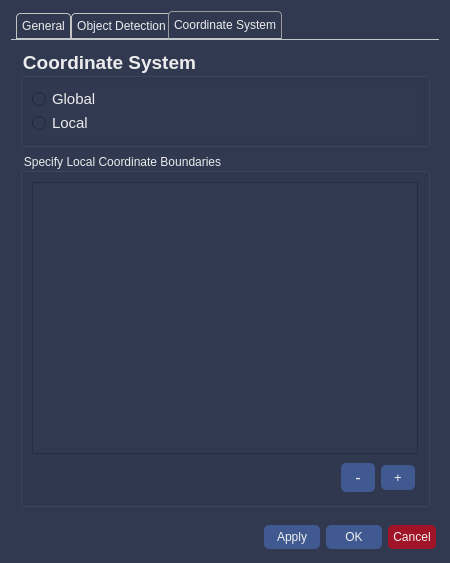
<?xml version="1.0" encoding="UTF-8"?>
<ui version="4.0">
 <class>SettingsWidget</class>
 <widget class="QWidget" name="SettingsWidget">
  <property name="geometry">
   <rect>
    <x>0</x>
    <y>0</y>
    <width>450</width>
    <height>563</height>
   </rect>
  </property>
  <property name="minimumSize">
   <size>
    <width>0</width>
    <height>0</height>
   </size>
  </property>
  <property name="maximumSize">
   <size>
    <width>900</width>
    <height>594</height>
   </size>
  </property>
  <property name="windowTitle">
   <string>Settings</string>
  </property>
  <property name="styleSheet">
   <string notr="true">QWidget{
	background-color:rgb(48,57,80);
	color:rgb(236,236,236);
}

QTabWidget::pane { /* The tab widget frame */
    border-top: 1px solid #C2C7CB;
}

QTabWidget::tab-bar {
    left: 5px; /* move to the right by 5px */
}

/* Style the tab using the tab sub-control. Note that
    it reads QTabBar _not_ QTabWidget */
QTabBar::tab {
    background: qlineargradient(x1: 0, y1: 0, x2: 0, y2: 1,
                                stop: 0 #E1E1E1, stop: 0.4 #DDDDDD,
                                stop: 0.5 #D8D8D8, stop: 1.0 #D3D3D3);
    border: 1px solid #C4C4C3;
    background-color: rgb(48, 57, 80);
    border-bottom-color: #C2C7CB; /* same as the pane color */
    border-top-left-radius: 4px;
    border-top-right-radius: 4px;
    min-width: 8ex;
    padding: 5px;
}

QTabBar::tab:selected {
    border-color: #9B9B9B;
    border-bottom-color: #C2C7CB; /* same as pane color */
}

QTabBar::tab:!selected {
    margin-top: 2px; /* make non-selected tabs look smaller */
}

/* make use of negative margins for overlapping tabs */
QTabBar::tab:selected {
    /* expand/overlap to the left and right by 4px */
    margin-left: -4px;
    margin-right: -4px;
}

QTabBar::tab:first:selected {
    margin-left: 0; /* the first selected tab has nothing to overlap with on the left */
}

QTabBar::tab:last:selected {
    margin-right: 0; /* the last selected tab has nothing to overlap with on the right */
}

QTabBar::tab:only-one {
    margin: 0; /* if there is only one tab, we don't want overlapping margins */
}

QLineEdit{
	background-color:rgb(255,255,255);
	color:rgb(0,0,0);
}

QPushButton{
	border-radius: 5px;
	padding:5px;
    margin:3px;
	background-color: rgb(64, 89, 145);
	color: rgb(240, 240, 240);
}
</string>
  </property>
  <layout class="QVBoxLayout" name="vehicle_gcs_group">
   <item>
    <widget class="QTabWidget" name="tab_widget">
     <property name="styleSheet">
      <string notr="true"/>
     </property>
     <property name="currentIndex">
      <number>2</number>
     </property>
     <widget class="QWidget" name="general_tab">
      <attribute name="title">
       <string>General</string>
      </attribute>
      <layout class="QGridLayout" name="gridLayout">
       <item row="2" column="0">
        <widget class="QGroupBox" name="connection_box">
         <property name="font">
          <font>
           <pointsize>-1</pointsize>
           <weight>75</weight>
           <bold>true</bold>
          </font>
         </property>
         <property name="styleSheet">
          <string notr="true">QGroupBox
{
    font-size: 18px;
    font-weight: bold;
}</string>
         </property>
         <property name="title">
          <string>Connection Drop</string>
         </property>
         <layout class="QGridLayout" name="gridLayout_2">
          <property name="verticalSpacing">
           <number>6</number>
          </property>
          <item row="0" column="0">
           <widget class="QGroupBox" name="vehicle_gcs_box">
            <property name="font">
             <font>
              <pointsize>-1</pointsize>
              <weight>75</weight>
              <bold>true</bold>
             </font>
            </property>
            <property name="styleSheet">
             <string notr="true">QGroupBox
{
    font-size: 14px;
}</string>
            </property>
            <property name="title">
             <string>Vehicle/GCS Link</string>
            </property>
            <property name="flat">
             <bool>false</bool>
            </property>
            <property name="checkable">
             <bool>false</bool>
            </property>
            <layout class="QGridLayout" name="gridLayout_3">
             <item row="0" column="0">
              <layout class="QVBoxLayout" name="verticalLayout_3">
               <property name="spacing">
                <number>0</number>
               </property>
               <property name="sizeConstraint">
                <enum>QLayout::SetDefaultConstraint</enum>
               </property>
               <item>
                <widget class="QRadioButton" name="nominal_btn">
                 <property name="text">
                  <string>Nominal</string>
                 </property>
                </widget>
               </item>
               <item>
                <widget class="QRadioButton" name="marginal_btn">
                 <property name="text">
                  <string>Marginal</string>
                 </property>
                </widget>
               </item>
               <item>
                <widget class="QRadioButton" name="poor_btn">
                 <property name="text">
                  <string>Poor</string>
                 </property>
                </widget>
               </item>
              </layout>
             </item>
            </layout>
           </widget>
          </item>
          <item row="1" column="0">
           <widget class="QGroupBox" name="frequency_groupbox">
            <property name="maximumSize">
             <size>
              <width>16777215</width>
              <height>16777215</height>
             </size>
            </property>
            <property name="font">
             <font>
              <pointsize>-1</pointsize>
              <weight>75</weight>
              <bold>true</bold>
             </font>
            </property>
            <property name="styleSheet">
             <string notr="true">QGroupBox
{
    font-size: 14px;
}</string>
            </property>
            <property name="title">
             <string>Frequency</string>
            </property>
            <property name="checkable">
             <bool>false</bool>
            </property>
            <layout class="QGridLayout" name="gridLayout_4">
             <property name="verticalSpacing">
              <number>15</number>
             </property>
             <item row="0" column="0">
              <layout class="QGridLayout" name="gridLayout_6">
               <property name="bottomMargin">
                <number>0</number>
               </property>
               <property name="horizontalSpacing">
                <number>3</number>
               </property>
               <property name="verticalSpacing">
                <number>0</number>
               </property>
               <item row="2" column="0" alignment="Qt::AlignVCenter">
                <widget class="QRadioButton" name="random_btn">
                 <property name="text">
                  <string>Random</string>
                 </property>
                </widget>
               </item>
               <item row="1" column="1" alignment="Qt::AlignLeft|Qt::AlignVCenter">
                <widget class="QLineEdit" name="line_edit_interval">
                 <property name="minimumSize">
                  <size>
                   <width>0</width>
                   <height>25</height>
                  </size>
                 </property>
                 <property name="maximumSize">
                  <size>
                   <width>45</width>
                   <height>25</height>
                  </size>
                 </property>
                 <property name="frame">
                  <bool>true</bool>
                 </property>
                </widget>
               </item>
               <item row="1" column="0" alignment="Qt::AlignVCenter">
                <widget class="QRadioButton" name="interval_btn">
                 <property name="maximumSize">
                  <size>
                   <width>132</width>
                   <height>16777215</height>
                  </size>
                 </property>
                 <property name="text">
                  <string>Interval:  every</string>
                 </property>
                </widget>
               </item>
               <item row="1" column="2" alignment="Qt::AlignLeft|Qt::AlignVCenter">
                <widget class="QLabel" name="interval_mins_lbl">
                 <property name="text">
                  <string>minutes</string>
                 </property>
                </widget>
               </item>
              </layout>
             </item>
             <item row="1" column="0" colspan="6">
              <layout class="QHBoxLayout" name="horizontalLayout_3">
               <property name="spacing">
                <number>3</number>
               </property>
               <property name="leftMargin">
                <number>0</number>
               </property>
               <item alignment="Qt::AlignLeft|Qt::AlignVCenter">
                <widget class="QCheckBox" name="duration_check_box">
                 <property name="maximumSize">
                  <size>
                   <width>130</width>
                   <height>20</height>
                  </size>
                 </property>
                 <property name="text">
                  <string>Set duration:</string>
                 </property>
                </widget>
               </item>
               <item alignment="Qt::AlignLeft|Qt::AlignVCenter">
                <widget class="QLineEdit" name="line_edit_duration">
                 <property name="maximumSize">
                  <size>
                   <width>45</width>
                   <height>25</height>
                  </size>
                 </property>
                 <property name="clearButtonEnabled">
                  <bool>false</bool>
                 </property>
                </widget>
               </item>
               <item alignment="Qt::AlignLeft|Qt::AlignVCenter">
                <widget class="QLabel" name="length_mins_lbl">
                 <property name="maximumSize">
                  <size>
                   <width>16777215</width>
                   <height>20</height>
                  </size>
                 </property>
                 <property name="text">
                  <string>minutes</string>
                 </property>
                </widget>
               </item>
               <item>
                <spacer name="horizontalSpacer">
                 <property name="orientation">
                  <enum>Qt::Horizontal</enum>
                 </property>
                 <property name="sizeHint" stdset="0">
                  <size>
                   <width>40</width>
                   <height>20</height>
                  </size>
                 </property>
                </spacer>
               </item>
              </layout>
             </item>
            </layout>
           </widget>
          </item>
         </layout>
        </widget>
       </item>
       <item row="0" column="0">
        <widget class="QGroupBox" name="ml_learningbox">
         <property name="minimumSize">
          <size>
           <width>0</width>
           <height>80</height>
          </size>
         </property>
         <property name="font">
          <font>
           <pointsize>-1</pointsize>
           <weight>75</weight>
           <bold>true</bold>
          </font>
         </property>
         <property name="styleSheet">
          <string notr="true">QGroupBox
{
    font-size: 18px;
    font-weight: bold;
}</string>
         </property>
         <property name="title">
          <string>Machine Learning</string>
         </property>
         <layout class="QGridLayout" name="gridLayout_5">
          <item row="0" column="0">
           <layout class="QVBoxLayout" name="verticalLayout_4">
            <property name="spacing">
             <number>0</number>
            </property>
            <item>
             <widget class="QRadioButton" name="online_btn">
              <property name="font">
               <font>
                <pointsize>11</pointsize>
               </font>
              </property>
              <property name="styleSheet">
               <string notr="true"/>
              </property>
              <property name="text">
               <string>Online</string>
              </property>
             </widget>
            </item>
            <item>
             <widget class="QRadioButton" name="offline_btn">
              <property name="font">
               <font>
                <pointsize>11</pointsize>
               </font>
              </property>
              <property name="text">
               <string>Offline</string>
              </property>
             </widget>
            </item>
           </layout>
          </item>
         </layout>
        </widget>
       </item>
       <item row="3" column="0">
        <widget class="QGroupBox" name="group_images">
         <property name="font">
          <font>
           <pointsize>14</pointsize>
           <weight>75</weight>
           <bold>true</bold>
          </font>
         </property>
         <property name="title">
          <string>Images Root Directory</string>
         </property>
         <layout class="QVBoxLayout" name="verticalLayout_2">
          <item>
           <widget class="QLineEdit" name="line_edit_images_dir">
            <property name="font">
             <font>
              <pointsize>11</pointsize>
              <weight>50</weight>
              <bold>false</bold>
             </font>
            </property>
            <property name="frame">
             <bool>true</bool>
            </property>
           </widget>
          </item>
         </layout>
        </widget>
       </item>
      </layout>
     </widget>
     <widget class="QWidget" name="obj_detect_tab">
      <attribute name="title">
       <string>Object Detection</string>
      </attribute>
      <layout class="QGridLayout" name="gridLayout_8">
       <item row="1" column="0">
        <widget class="QGroupBox" name="group_obj_dtct_params">
         <property name="font">
          <font>
           <pointsize>14</pointsize>
           <weight>75</weight>
           <bold>true</bold>
          </font>
         </property>
         <property name="title">
          <string>Tuning Parameters</string>
         </property>
         <layout class="QGridLayout" name="gridLayout_10">
          <property name="verticalSpacing">
           <number>6</number>
          </property>
          <item row="1" column="0">
           <layout class="QHBoxLayout" name="horizontalLayout_2">
            <property name="leftMargin">
             <number>3</number>
            </property>
            <item alignment="Qt::AlignTop">
             <widget class="QLabel" name="lblMeanShiftGrouping">
              <property name="maximumSize">
               <size>
                <width>16777215</width>
                <height>25</height>
               </size>
              </property>
              <property name="font">
               <font>
                <pointsize>11</pointsize>
                <weight>50</weight>
                <bold>false</bold>
               </font>
              </property>
              <property name="text">
               <string>Mean Shift Grouping</string>
              </property>
             </widget>
            </item>
            <item alignment="Qt::AlignHCenter|Qt::AlignTop">
             <widget class="QRadioButton" name="radio_on_mean_shift">
              <property name="sizePolicy">
               <sizepolicy hsizetype="Fixed" vsizetype="Fixed">
                <horstretch>0</horstretch>
                <verstretch>0</verstretch>
               </sizepolicy>
              </property>
              <property name="minimumSize">
               <size>
                <width>60</width>
                <height>0</height>
               </size>
              </property>
              <property name="font">
               <font>
                <pointsize>11</pointsize>
                <weight>50</weight>
                <bold>false</bold>
               </font>
              </property>
              <property name="text">
               <string>On</string>
              </property>
             </widget>
            </item>
            <item alignment="Qt::AlignTop">
             <widget class="QRadioButton" name="radio_off_mean_shift">
              <property name="minimumSize">
               <size>
                <width>60</width>
                <height>0</height>
               </size>
              </property>
              <property name="font">
               <font>
                <pointsize>11</pointsize>
                <weight>50</weight>
                <bold>false</bold>
               </font>
              </property>
              <property name="text">
               <string>Off</string>
              </property>
             </widget>
            </item>
           </layout>
          </item>
          <item row="0" column="0">
           <layout class="QGridLayout" name="gridLayout_7">
            <property name="horizontalSpacing">
             <number>6</number>
            </property>
            <property name="verticalSpacing">
             <number>0</number>
            </property>
            <item row="1" column="1">
             <widget class="QSlider" name="sl_step_size">
              <property name="sizePolicy">
               <sizepolicy hsizetype="Expanding" vsizetype="Fixed">
                <horstretch>1</horstretch>
                <verstretch>0</verstretch>
               </sizepolicy>
              </property>
              <property name="orientation">
               <enum>Qt::Horizontal</enum>
              </property>
             </widget>
            </item>
            <item row="0" column="1">
             <widget class="QSlider" name="sl_hit_thresh">
              <property name="sizePolicy">
               <sizepolicy hsizetype="Expanding" vsizetype="Fixed">
                <horstretch>1</horstretch>
                <verstretch>0</verstretch>
               </sizepolicy>
              </property>
              <property name="orientation">
               <enum>Qt::Horizontal</enum>
              </property>
             </widget>
            </item>
            <item row="3" column="1">
             <widget class="QSlider" name="sl_scale_factor">
              <property name="sizePolicy">
               <sizepolicy hsizetype="Expanding" vsizetype="Fixed">
                <horstretch>1</horstretch>
                <verstretch>0</verstretch>
               </sizepolicy>
              </property>
              <property name="orientation">
               <enum>Qt::Horizontal</enum>
              </property>
             </widget>
            </item>
            <item row="2" column="1">
             <widget class="QSlider" name="sl_padding">
              <property name="sizePolicy">
               <sizepolicy hsizetype="Expanding" vsizetype="Fixed">
                <horstretch>1</horstretch>
                <verstretch>0</verstretch>
               </sizepolicy>
              </property>
              <property name="orientation">
               <enum>Qt::Horizontal</enum>
              </property>
             </widget>
            </item>
            <item row="0" column="0" alignment="Qt::AlignLeft">
             <widget class="QLabel" name="lblHitThreshold">
              <property name="font">
               <font>
                <pointsize>11</pointsize>
                <weight>50</weight>
                <bold>false</bold>
               </font>
              </property>
              <property name="toolTip">
               <string/>
              </property>
              <property name="toolTipDuration">
               <number>-1</number>
              </property>
              <property name="statusTip">
               <string extracomment="testing status"/>
              </property>
              <property name="whatsThis">
               <string extracomment="TESTING"/>
              </property>
              <property name="text">
               <string>Hit Threshold</string>
              </property>
             </widget>
            </item>
            <item row="2" column="0" alignment="Qt::AlignLeft">
             <widget class="QLabel" name="lblPadding">
              <property name="font">
               <font>
                <pointsize>11</pointsize>
                <weight>50</weight>
                <bold>false</bold>
               </font>
              </property>
              <property name="text">
               <string>Padding</string>
              </property>
             </widget>
            </item>
            <item row="3" column="0" alignment="Qt::AlignLeft">
             <widget class="QLabel" name="lblScaleFactor">
              <property name="font">
               <font>
                <pointsize>11</pointsize>
                <weight>50</weight>
                <bold>false</bold>
               </font>
              </property>
              <property name="text">
               <string>Scale Factor</string>
              </property>
             </widget>
            </item>
            <item row="1" column="0" alignment="Qt::AlignLeft">
             <widget class="QLabel" name="lblStepSize">
              <property name="font">
               <font>
                <pointsize>11</pointsize>
                <weight>50</weight>
                <bold>false</bold>
               </font>
              </property>
              <property name="text">
               <string>Step Size</string>
              </property>
             </widget>
            </item>
            <item row="0" column="2">
             <widget class="QLineEdit" name="line_edit_hit_thresh">
              <property name="sizePolicy">
               <sizepolicy hsizetype="Fixed" vsizetype="Fixed">
                <horstretch>0</horstretch>
                <verstretch>0</verstretch>
               </sizepolicy>
              </property>
              <property name="maximumSize">
               <size>
                <width>45</width>
                <height>25</height>
               </size>
              </property>
              <property name="font">
               <font>
                <pointsize>11</pointsize>
                <weight>50</weight>
                <bold>false</bold>
               </font>
              </property>
             </widget>
            </item>
            <item row="1" column="2">
             <widget class="QLineEdit" name="line_edit_step_size">
              <property name="sizePolicy">
               <sizepolicy hsizetype="Fixed" vsizetype="Fixed">
                <horstretch>0</horstretch>
                <verstretch>0</verstretch>
               </sizepolicy>
              </property>
              <property name="maximumSize">
               <size>
                <width>45</width>
                <height>25</height>
               </size>
              </property>
              <property name="font">
               <font>
                <pointsize>11</pointsize>
                <weight>50</weight>
                <bold>false</bold>
               </font>
              </property>
             </widget>
            </item>
            <item row="2" column="2">
             <widget class="QLineEdit" name="line_edit_padding">
              <property name="maximumSize">
               <size>
                <width>45</width>
                <height>25</height>
               </size>
              </property>
              <property name="font">
               <font>
                <pointsize>11</pointsize>
                <weight>50</weight>
                <bold>false</bold>
               </font>
              </property>
             </widget>
            </item>
            <item row="3" column="2">
             <widget class="QLineEdit" name="line_edit_scale_factor">
              <property name="maximumSize">
               <size>
                <width>45</width>
                <height>25</height>
               </size>
              </property>
              <property name="font">
               <font>
                <pointsize>11</pointsize>
                <weight>50</weight>
                <bold>false</bold>
               </font>
              </property>
             </widget>
            </item>
           </layout>
          </item>
         </layout>
        </widget>
       </item>
       <item row="0" column="0">
        <widget class="QGroupBox" name="group_node_location">
         <property name="maximumSize">
          <size>
           <width>16777215</width>
           <height>80</height>
          </size>
         </property>
         <property name="font">
          <font>
           <pointsize>14</pointsize>
           <weight>75</weight>
           <bold>true</bold>
          </font>
         </property>
         <property name="title">
          <string>Node Location</string>
         </property>
         <layout class="QGridLayout" name="gridLayout_9">
          <item row="0" column="0">
           <layout class="QVBoxLayout" name="verticalLayout">
            <item>
             <widget class="QRadioButton" name="uav_btn">
              <property name="font">
               <font>
                <pointsize>11</pointsize>
                <weight>50</weight>
                <bold>false</bold>
               </font>
              </property>
              <property name="text">
               <string>UAV</string>
              </property>
             </widget>
            </item>
            <item>
             <widget class="QRadioButton" name="gcs_btn">
              <property name="font">
               <font>
                <pointsize>11</pointsize>
                <weight>50</weight>
                <bold>false</bold>
               </font>
              </property>
              <property name="text">
               <string>GCS</string>
              </property>
             </widget>
            </item>
           </layout>
          </item>
         </layout>
        </widget>
       </item>
      </layout>
     </widget>
     <widget class="QWidget" name="coord_system_tab">
      <attribute name="title">
       <string>Coordinate System</string>
      </attribute>
      <layout class="QVBoxLayout" name="verticalLayout_6">
       <item>
        <widget class="QGroupBox" name="coordinate_box">
         <property name="font">
          <font>
           <pointsize>14</pointsize>
           <weight>75</weight>
           <bold>true</bold>
          </font>
         </property>
         <property name="title">
          <string>Coordinate System</string>
         </property>
         <layout class="QGridLayout" name="gridLayout_11">
          <item row="0" column="0">
           <layout class="QVBoxLayout" name="verticalLayout_5">
            <property name="spacing">
             <number>0</number>
            </property>
            <item>
             <widget class="QRadioButton" name="global_btn">
              <property name="font">
               <font>
                <pointsize>11</pointsize>
                <weight>50</weight>
                <bold>false</bold>
               </font>
              </property>
              <property name="text">
               <string>Global</string>
              </property>
             </widget>
            </item>
            <item>
             <widget class="QRadioButton" name="local_btn">
              <property name="font">
               <font>
                <pointsize>11</pointsize>
                <weight>50</weight>
                <bold>false</bold>
               </font>
              </property>
              <property name="text">
               <string>Local</string>
              </property>
             </widget>
            </item>
           </layout>
          </item>
         </layout>
        </widget>
       </item>
       <item>
        <widget class="QGroupBox" name="groupBox">
         <property name="title">
          <string>Specify Local Coordinate Boundaries</string>
         </property>
         <layout class="QVBoxLayout" name="verticalLayout_7">
          <item>
           <widget class="QTableView" name="tablev_coordinates">
            <property name="sizePolicy">
             <sizepolicy hsizetype="Expanding" vsizetype="Expanding">
              <horstretch>0</horstretch>
              <verstretch>1</verstretch>
             </sizepolicy>
            </property>
            <property name="styleSheet">
             <string notr="true">
QHeaderView::section {
	 background-color:rgb(64, 89, 145);
    border-style: solid;
    border-right-width: 1px;
	border-bottom-width:1px;
	border-color:rgb(230,230,230);
	padding:5px;
}

QHeaderView::section:horizontal:first{
    border-left-width: 1px;
}

QHeaderView::section:vertical:first{
    border-top-width: 1px;
}

QTableCornerButton::section {
    background-color: rgb(64, 89, 145);
}
</string>
            </property>
            <property name="editTriggers">
             <set>QAbstractItemView::DoubleClicked|QAbstractItemView::EditKeyPressed</set>
            </property>
            <property name="alternatingRowColors">
             <bool>false</bool>
            </property>
            <property name="verticalScrollMode">
             <enum>QAbstractItemView::ScrollPerPixel</enum>
            </property>
            <property name="horizontalScrollMode">
             <enum>QAbstractItemView::ScrollPerPixel</enum>
            </property>
            <property name="sortingEnabled">
             <bool>false</bool>
            </property>
            <attribute name="horizontalHeaderStretchLastSection">
             <bool>true</bool>
            </attribute>
           </widget>
          </item>
          <item>
           <layout class="QHBoxLayout" name="horizontalLayout_4">
            <property name="spacing">
             <number>0</number>
            </property>
            <item>
             <spacer name="horizontalSpacer_2">
              <property name="orientation">
               <enum>Qt::Horizontal</enum>
              </property>
              <property name="sizeHint" stdset="0">
               <size>
                <width>40</width>
                <height>20</height>
               </size>
              </property>
             </spacer>
            </item>
            <item>
             <widget class="QPushButton" name="btn_delete_row">
              <property name="sizePolicy">
               <sizepolicy hsizetype="Minimum" vsizetype="Fixed">
                <horstretch>0</horstretch>
                <verstretch>0</verstretch>
               </sizepolicy>
              </property>
              <property name="minimumSize">
               <size>
                <width>40</width>
                <height>0</height>
               </size>
              </property>
              <property name="font">
               <font>
                <pointsize>12</pointsize>
               </font>
              </property>
              <property name="text">
               <string>-</string>
              </property>
             </widget>
            </item>
            <item>
             <widget class="QPushButton" name="btn_add_row">
              <property name="sizePolicy">
               <sizepolicy hsizetype="Minimum" vsizetype="Fixed">
                <horstretch>0</horstretch>
                <verstretch>0</verstretch>
               </sizepolicy>
              </property>
              <property name="minimumSize">
               <size>
                <width>40</width>
                <height>0</height>
               </size>
              </property>
              <property name="font">
               <font>
                <pointsize>10</pointsize>
               </font>
              </property>
              <property name="text">
               <string>+</string>
              </property>
             </widget>
            </item>
           </layout>
          </item>
         </layout>
        </widget>
       </item>
      </layout>
     </widget>
    </widget>
   </item>
   <item>
    <spacer name="verticalSpacer_3">
     <property name="orientation">
      <enum>Qt::Vertical</enum>
     </property>
     <property name="sizeType">
      <enum>QSizePolicy::MinimumExpanding</enum>
     </property>
     <property name="sizeHint" stdset="0">
      <size>
       <width>20</width>
       <height>0</height>
      </size>
     </property>
    </spacer>
   </item>
   <item>
    <layout class="QHBoxLayout" name="horizontalLayout">
     <property name="spacing">
      <number>0</number>
     </property>
     <property name="sizeConstraint">
      <enum>QLayout::SetMinAndMaxSize</enum>
     </property>
     <property name="bottomMargin">
      <number>0</number>
     </property>
     <item>
      <spacer name="btns_spacer">
       <property name="orientation">
        <enum>Qt::Horizontal</enum>
       </property>
       <property name="sizeHint" stdset="0">
        <size>
         <width>40</width>
         <height>20</height>
        </size>
       </property>
      </spacer>
     </item>
     <item>
      <widget class="QPushButton" name="apply_btn">
       <property name="minimumSize">
        <size>
         <width>62</width>
         <height>0</height>
        </size>
       </property>
       <property name="maximumSize">
        <size>
         <width>100</width>
         <height>16777215</height>
        </size>
       </property>
       <property name="styleSheet">
        <string notr="true">background-color: rgb(64, 89, 145);
color: rgb(240, 240, 240);</string>
       </property>
       <property name="text">
        <string>Apply</string>
       </property>
       <property name="checkable">
        <bool>false</bool>
       </property>
      </widget>
     </item>
     <item>
      <widget class="QPushButton" name="ok_btn">
       <property name="minimumSize">
        <size>
         <width>62</width>
         <height>0</height>
        </size>
       </property>
       <property name="styleSheet">
        <string notr="true">background-color: rgb(64, 89, 145);
color: rgb(240, 240, 240);</string>
       </property>
       <property name="text">
        <string>OK</string>
       </property>
      </widget>
     </item>
     <item>
      <widget class="QPushButton" name="cancel_btn">
       <property name="maximumSize">
        <size>
         <width>100</width>
         <height>16777215</height>
        </size>
       </property>
       <property name="layoutDirection">
        <enum>Qt::LeftToRight</enum>
       </property>
       <property name="autoFillBackground">
        <bool>false</bool>
       </property>
       <property name="styleSheet">
        <string notr="true">background-color: rgb(161, 20, 40);
color: rgb(240, 240, 240);

</string>
       </property>
       <property name="text">
        <string>Cancel</string>
       </property>
       <property name="checkable">
        <bool>false</bool>
       </property>
      </widget>
     </item>
    </layout>
   </item>
  </layout>
 </widget>
 <tabstops>
  <tabstop>online_btn</tabstop>
  <tabstop>offline_btn</tabstop>
  <tabstop>nominal_btn</tabstop>
  <tabstop>marginal_btn</tabstop>
  <tabstop>poor_btn</tabstop>
  <tabstop>interval_btn</tabstop>
  <tabstop>random_btn</tabstop>
  <tabstop>line_edit_interval</tabstop>
  <tabstop>duration_check_box</tabstop>
  <tabstop>line_edit_duration</tabstop>
  <tabstop>line_edit_images_dir</tabstop>
  <tabstop>tab_widget</tabstop>
  <tabstop>uav_btn</tabstop>
  <tabstop>gcs_btn</tabstop>
  <tabstop>sl_hit_thresh</tabstop>
  <tabstop>sl_step_size</tabstop>
  <tabstop>sl_padding</tabstop>
  <tabstop>sl_scale_factor</tabstop>
  <tabstop>line_edit_hit_thresh</tabstop>
  <tabstop>line_edit_step_size</tabstop>
  <tabstop>line_edit_padding</tabstop>
  <tabstop>line_edit_scale_factor</tabstop>
  <tabstop>radio_off_mean_shift</tabstop>
  <tabstop>radio_on_mean_shift</tabstop>
  <tabstop>apply_btn</tabstop>
  <tabstop>ok_btn</tabstop>
  <tabstop>cancel_btn</tabstop>
 </tabstops>
 <resources/>
 <connections/>
</ui>
